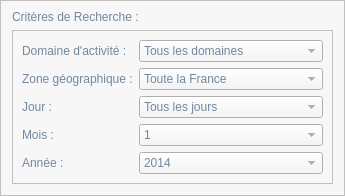
               <widget class="QFrame" name="frame_17">
                <property name="maximumSize">
                 <size>
                  <width>400</width>
                  <height>200</height>
                 </size>
                </property>
                <property name="styleSheet">
                 <string notr="true">background-color: rgb(247, 247, 247);</string>
                </property>
                <property name="frameShape">
                 <enum>QFrame::StyledPanel</enum>
                </property>
                <property name="frameShadow">
                 <enum>QFrame::Raised</enum>
                </property>
                <layout class="QVBoxLayout" name="verticalLayout_10">
                 <property name="spacing">
                  <number>6</number>
                 </property>
                 <property name="topMargin">
                  <number>9</number>
                 </property>
                 <item>
                  <widget class="QLabel" name="label_19">
                   <property name="styleSheet">
                    <string notr="true">font:  bold 10pt &quot;MS Shell Dlg 2&quot;; 
color: rgb(115, 135, 156);
</string>
                   </property>
                   <property name="text">
                    <string>Critères de Recherche :</string>
                   </property>
                  </widget>
                 </item>
                 <item alignment="Qt::AlignTop">
                  <widget class="QFrame" name="frame_16">
                   <property name="frameShape">
                    <enum>QFrame::StyledPanel</enum>
                   </property>
                   <property name="frameShadow">
                    <enum>QFrame::Raised</enum>
                   </property>
                   <layout class="QGridLayout" name="gridLayout">
                    <item row="1" column="1">
                     <widget class="QLabel" name="label_21">
                      <property name="styleSheet">
                       <string notr="true">font: 75 10pt &quot;MS Shell Dlg 2&quot;;
color: rgb(115, 135, 156);</string>
                      </property>
                      <property name="text">
                       <string>Zone géographique :</string>
                      </property>
                     </widget>
                    </item>
                    <item row="3" column="2">
                     <widget class="QComboBox" name="comboBox_2">
                      <property name="styleSheet">
                       <string notr="true">background-color: rgb(245, 245, 247);
font: 10pt &quot;MS Shell Dlg 2&quot;;
color: rgb(115, 135, 156);</string>
                      </property>
                      <item>
                       <property name="text">
                        <string>1</string>
                       </property>
                      </item>
                      <item>
                       <property name="text">
                        <string>2</string>
                       </property>
                      </item>
                      <item>
                       <property name="text">
                        <string>3</string>
                       </property>
                      </item>
                      <item>
                       <property name="text">
                        <string>4</string>
                       </property>
                      </item>
                      <item>
                       <property name="text">
                        <string>5</string>
                       </property>
                      </item>
                      <item>
                       <property name="text">
                        <string>6</string>
                       </property>
                      </item>
                      <item>
                       <property name="text">
                        <string>7</string>
                       </property>
                      </item>
                      <item>
                       <property name="text">
                        <string>8</string>
                       </property>
                      </item>
                      <item>
                       <property name="text">
                        <string>9</string>
                       </property>
                      </item>
                      <item>
                       <property name="text">
                        <string>10</string>
                       </property>
                      </item>
                      <item>
                       <property name="text">
                        <string>11</string>
                       </property>
                      </item>
                      <item>
                       <property name="text">
                        <string>12</string>
                       </property>
                      </item>
                     </widget>
                    </item>
                    <item row="3" column="1">
                     <widget class="QLabel" name="label_18">
                      <property name="styleSheet">
                       <string notr="true">font: 75 10pt &quot;MS Shell Dlg 2&quot;;
color: rgb(115, 135, 156);</string>
                      </property>
                      <property name="text">
                       <string>Mois :</string>
                      </property>
                     </widget>
                    </item>
                    <item row="4" column="2">
                     <widget class="QComboBox" name="comboBox_3">
                      <property name="styleSheet">
                       <string notr="true">background-color: rgb(245, 245, 247);
font: 10pt &quot;MS Shell Dlg 2&quot;;
color: rgb(115, 135, 156);</string>
                      </property>
                      <item>
                       <property name="text">
                        <string>2014</string>
                       </property>
                      </item>
                      <item>
                       <property name="text">
                        <string>2015</string>
                       </property>
                      </item>
                      <item>
                       <property name="text">
                        <string>2016</string>
                       </property>
                      </item>
                      <item>
                       <property name="text">
                        <string>2017</string>
                       </property>
                      </item>
                      <item>
                       <property name="text">
                        <string>2018</string>
                       </property>
                      </item>
                      <item>
                       <property name="text">
                        <string>2019</string>
                       </property>
                      </item>
                      <item>
                       <property name="text">
                        <string>2020</string>
                       </property>
                      </item>
                      <item>
                       <property name="text">
                        <string>2021</string>
                       </property>
                      </item>
                     </widget>
                    </item>
                    <item row="0" column="1">
                     <widget class="QLabel" name="label_20">
                      <property name="styleSheet">
                       <string notr="true">font: 75 10pt &quot;MS Shell Dlg 2&quot;;
color: rgb(115, 135, 156);</string>
                      </property>
                      <property name="text">
                       <string>Domaine d'activité :</string>
                      </property>
                     </widget>
                    </item>
                    <item row="1" column="2">
                     <widget class="QComboBox" name="comboBox">
                      <property name="styleSheet">
                       <string notr="true">background-color: rgb(245, 245, 247);
font: 10pt &quot;MS Shell Dlg 2&quot;;
color: rgb(115, 135, 156);</string>
                      </property>
                      <item>
                       <property name="text">
                        <string>Toute la France</string>
                       </property>
                      </item>
                      <item>
                       <property name="text">
                        <string>Centre-Val de Loire</string>
                       </property>
                      </item>
                      <item>
                       <property name="text">
                        <string>Corse</string>
                       </property>
                      </item>
                      <item>
                       <property name="text">
                        <string>Grand Est</string>
                       </property>
                      </item>
                      <item>
                       <property name="text">
                        <string>Guadeloupe</string>
                       </property>
                      </item>
                      <item>
                       <property name="text">
                        <string>Guyane</string>
                       </property>
                      </item>
                      <item>
                       <property name="text">
                        <string>Hauts-de-France</string>
                       </property>
                      </item>
                      <item>
                       <property name="text">
                        <string>Île-de-France</string>
                       </property>
                      </item>
                      <item>
                       <property name="text">
                        <string>Auvergne-Rhône-Alpes</string>
                       </property>
                      </item>
                      <item>
                       <property name="text">
                        <string>Bourgogne-Franche-Comté</string>
                       </property>
                      </item>
                      <item>
                       <property name="text">
                        <string>Bretagne</string>
                       </property>
                      </item>
                      <item>
                       <property name="text">
                        <string>Normandie</string>
                       </property>
                      </item>
                      <item>
                       <property name="text">
                        <string>La Réunion</string>
                       </property>
                      </item>
                      <item>
                       <property name="text">
                        <string>Martinique</string>
                       </property>
                      </item>
                      <item>
                       <property name="text">
                        <string>Mayotte</string>
                       </property>
                      </item>
                      <item>
                       <property name="text">
                        <string>Nouvelle Aquitaine</string>
                       </property>
                      </item>
                      <item>
                       <property name="text">
                        <string>Occitanie</string>
                       </property>
                      </item>
                      <item>
                       <property name="text">
                        <string>Pays de la Loire</string>
                       </property>
                      </item>
                      <item>
                       <property name="text">
                        <string>Provence-Alpes-Côte d'Azur</string>
                       </property>
                      </item>
                      <item>
                       <property name="text">
                        <string>Saint-Pierre et Miquelon</string>
                       </property>
                      </item>
                     </widget>
                    </item>
                    <item row="4" column="1">
                     <widget class="QLabel" name="label_17">
                      <property name="styleSheet">
                       <string notr="true">font: 75 10pt &quot;MS Shell Dlg 2&quot;;
color: rgb(115, 135, 156);</string>
                      </property>
                      <property name="text">
                       <string>Année :</string>
                      </property>
                     </widget>
                    </item>
                    <item row="2" column="1">
                     <widget class="QLabel" name="label_22">
                      <property name="styleSheet">
                       <string notr="true">font: 75 10pt &quot;MS Shell Dlg 2&quot;;
color: rgb(115, 135, 156);</string>
                      </property>
                      <property name="text">
                       <string>Jour :</string>
                      </property>
                     </widget>
                    </item>
                    <item row="2" column="2">
                     <widget class="QComboBox" name="comboBox_5">
                      <property name="styleSheet">
                       <string notr="true">background-color: rgb(245, 245, 247);
font: 10pt &quot;MS Shell Dlg 2&quot;;
color: rgb(115, 135, 156);</string>
                      </property>
                      <item>
                       <property name="text">
                        <string>Tous les jours</string>
                       </property>
                      </item>
                      <item>
                       <property name="text">
                        <string>1</string>
                       </property>
                      </item>
                      <item>
                       <property name="text">
                        <string>2</string>
                       </property>
                      </item>
                      <item>
                       <property name="text">
                        <string>3</string>
                       </property>
                      </item>
                      <item>
                       <property name="text">
                        <string>4</string>
                       </property>
                      </item>
                      <item>
                       <property name="text">
                        <string>5</string>
                       </property>
                      </item>
                      <item>
                       <property name="text">
                        <string>6</string>
                       </property>
                      </item>
                      <item>
                       <property name="text">
                        <string>7</string>
                       </property>
                      </item>
                      <item>
                       <property name="text">
                        <string>8</string>
                       </property>
                      </item>
                      <item>
                       <property name="text">
                        <string>9</string>
                       </property>
                      </item>
                      <item>
                       <property name="text">
                        <string>10</string>
                       </property>
                      </item>
                      <item>
                       <property name="text">
                        <string>11</string>
                       </property>
                      </item>
                      <item>
                       <property name="text">
                        <string>12</string>
                       </property>
                      </item>
                      <item>
                       <property name="text">
                        <string>13</string>
                       </property>
                      </item>
                      <item>
                       <property name="text">
                        <string>14</string>
                       </property>
                      </item>
                      <item>
                       <property name="text">
                        <string>15</string>
                       </property>
                      </item>
                      <item>
                       <property name="text">
                        <string>16</string>
                       </property>
                      </item>
                      <item>
                       <property name="text">
                        <string>17</string>
                       </property>
                      </item>
                      <item>
                       <property name="text">
                        <string>18</string>
                       </property>
                      </item>
                      <item>
                       <property name="text">
                        <string>19</string>
                       </property>
                      </item>
                      <item>
                       <property name="text">
                        <string>20</string>
                       </property>
                      </item>
                      <item>
                       <property name="text">
                        <string>21</string>
                       </property>
                      </item>
                      <item>
                       <property name="text">
                        <string>22</string>
                       </property>
                      </item>
                      <item>
                       <property name="text">
                        <string>23</string>
                       </property>
                      </item>
                      <item>
                       <property name="text">
                        <string>24</string>
                       </property>
                      </item>
                      <item>
                       <property name="text">
                        <string>25</string>
                       </property>
                      </item>
                      <item>
                       <property name="text">
                        <string>26</string>
                       </property>
                      </item>
                      <item>
                       <property name="text">
                        <string>27</string>
                       </property>
                      </item>
                      <item>
                       <property name="text">
                        <string>28</string>
                       </property>
                      </item>
                      <item>
                       <property name="text">
                        <string>29</string>
                       </property>
                      </item>
                      <item>
                       <property name="text">
                        <string>30</string>
                       </property>
                      </item>
                      <item>
                       <property name="text">
                        <string>31</string>
                       </property>
                      </item>
                     </widget>
                    </item>
                    <item row="0" column="2">
                     <widget class="QComboBox" name="comboBox_4">
                      <property name="styleSheet">
                       <string notr="true">background-color: rgb(245, 245, 247);
font: 10pt &quot;MS Shell Dlg 2&quot;;
color: rgb(115, 135, 156);</string>
                      </property>
                      <item>
                       <property name="text">
                        <string>Tous les domaines</string>
                       </property>
                      </item>
                      <item>
                       <property name="text">
                        <string>Agriculture</string>
                       </property>
                      </item>
                      <item>
                       <property name="text">
                        <string>Pêche</string>
                       </property>
                      </item>
                      <item>
                       <property name="text">
                        <string>Art et façonnage</string>
                       </property>
                      </item>
                      <item>
                       <property name="text">
                        <string>Banque</string>
                       </property>
                      </item>
                      <item>
                       <property name="text">
                        <string>Assurance</string>
                       </property>
                      </item>
                      <item>
                       <property name="text">
                        <string>Commerce et Vente</string>
                       </property>
                      </item>
                      <item>
                       <property name="text">
                        <string>Communication</string>
                       </property>
                      </item>
                      <item>
                       <property name="text">
                        <string>Media</string>
                       </property>
                      </item>
                      <item>
                       <property name="text">
                        <string>Hôtellerie</string>
                       </property>
                      </item>
                      <item>
                       <property name="text">
                        <string>Restauration</string>
                       </property>
                      </item>
                      <item>
                       <property name="text">
                        <string>Industrie</string>
                       </property>
                      </item>
                      <item>
                       <property name="text">
                        <string>Installation et Maintenance</string>
                       </property>
                      </item>
                      <item>
                       <property name="text">
                        <string>Santé</string>
                       </property>
                      </item>
                      <item>
                       <property name="text">
                        <string>Spectacle</string>
                       </property>
                      </item>
                      <item>
                       <property name="text">
                        <string>Transport et logistique</string>
                       </property>
                      </item>
                      <item>
                       <property name="text">
                        <string>Batiment</string>
                       </property>
                      </item>
                      <item>
                       <property name="text">
                        <string>Informatique</string>
                       </property>
                      </item>
                      <item>
                       <property name="text">
                        <string>Service Public</string>
                       </property>
                      </item>
                     </widget>
                    </item>
                   </layout>
                  </widget>
                 </item>
                </layout>
               </widget>
